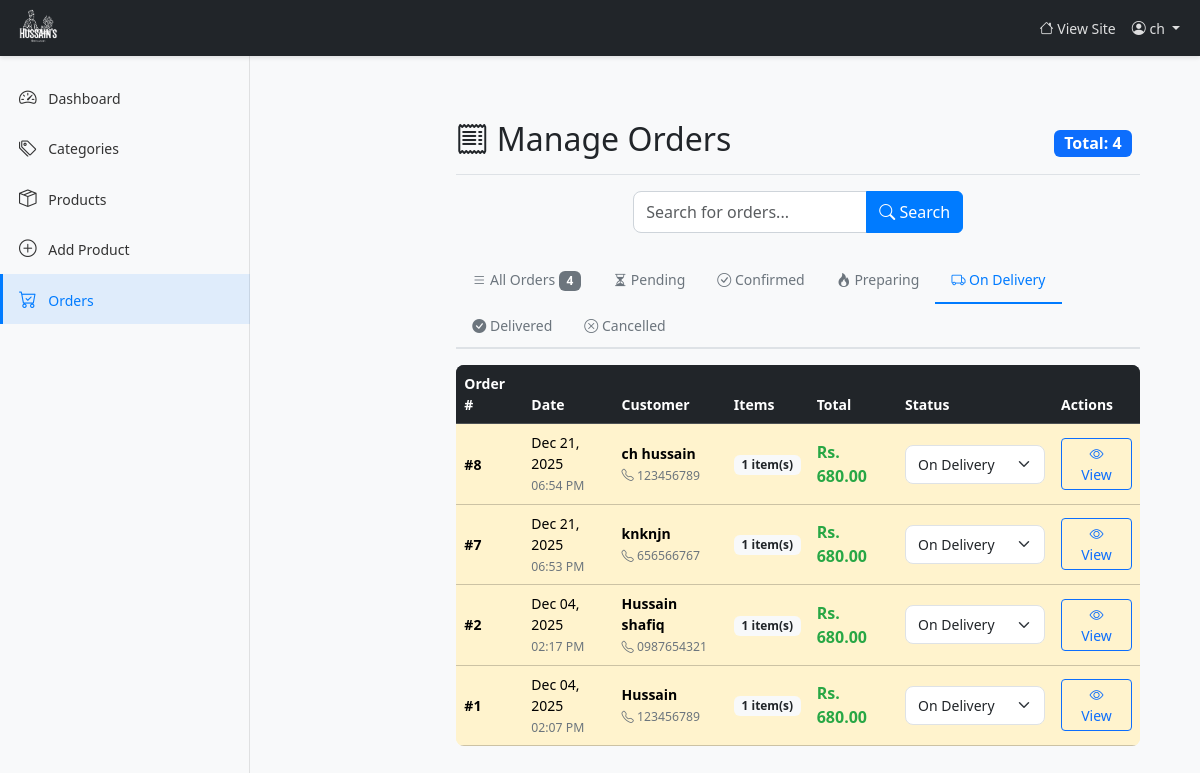
Page /dashboard/orders/?status=on_delivery (signed in) on the earlier database version.
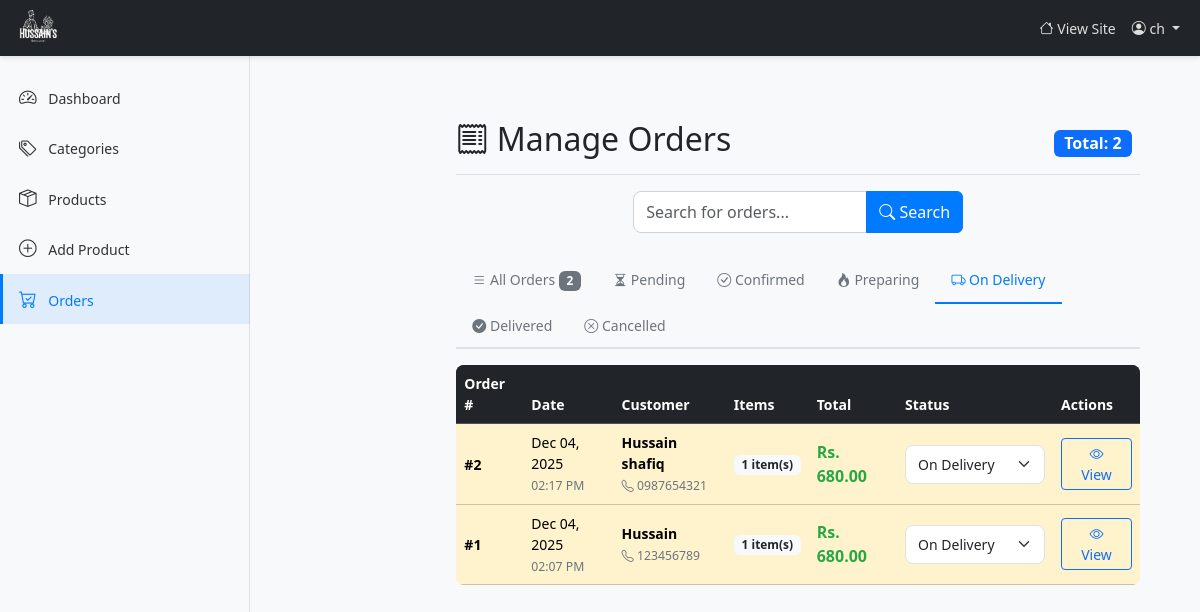
Same page on the later database version.
### products/models.py (models this page shows, shortened)
class BaseModel(models.Model):
    created_at = models.DateTimeField(auto_now_add=True)
    updated_at = models.DateTimeField(auto_now=True)
    class Meta:
        abstract = True

class Order(BaseModel):
    STATUS_CHOICES = (
        ('pending', 'Pending'),
        ('confirmed', 'Confirmed'),
        ('preparing', 'Preparing'),
        ('on_delivery', 'On Delivery'),
        ('delivered', 'Delivered'),
        ('cancelled', 'Cancelled'),
    )
    PAYMENT_CHOICES = (
        ('cash_on_delivery', 'Cash on Delivery'),
    )
    customer = models.ForeignKey(CustomUser, on_delete=models.CASCADE, related_name='orders', null=True, blank=True)
    customer_name = models.CharField(max_length=200)
    customer_phone = models.CharField(max_length=15)
    customer_address = models.TextField()
    total_amount = models.DecimalField(max_digits=10, decimal_places=2)
    status = models.CharField(max_length=20, choices=STATUS_CHOICES, default='pending')
    payment_method = models.CharField(max_length=20, choices=PAYMENT_CHOICES, default='cash_on_delivery')
    delivery_time = models.DateTimeField(null=True, blank=True)
    notes = models.TextField(blank=True, null=True)
    class Meta:
        ordering = ['-created_at']

### products/views.py (the view)
# urls.py: path('dashboard/orders/', views.manage_orders, name='manage_orders'),
@login_required
def manage_orders(request):
    filter_status = request.GET.get('status', 'all')
    if filter_status == 'all':
        orders = Order.objects.all().order_by('-created_at')
    else:
        orders = Order.objects.filter(status=filter_status).order_by('-created_at')
    search_query = request.GET.get('search')
    if search_query:
        orders = orders.filter(id__icontains=search_query)
    return render(request, 'restaurant/manage_orders.html', {
        'orders': orders,
        'filter_status': filter_status,'search_query': search_query,
    })

### products/models.py (called while the page is built)
    @property
    def subtotal(self):
        return self.quantity * self.price

### products/templates/restaurant/manage_orders.html (shortened to what the changed rows need)
{% extends "dashbase.html" %}
{% block content %}
<div class="container-fluid mt-4">
    <main class="col-md-10 ms-sm-auto px-md-4">
        <div class="d-flex justify-content-between flex-wrap flex-md-nowrap align-items-center pt-3 pb-2 mb-3 border-bottom">
            <h1 class="h2"><i class="bi bi-receipt"></i> Manage Orders</h1>
            <div class="btn-toolbar mb-2 mb-md-0">
                <div class="btn-group me-2">
                    <span class="badge bg-primary fs-6">Total: {{ orders.count }}</span>
                </div>
            </div>
        </div>
        <ul class="nav nav-tabs mb-3">
            <li class="nav-item">
                <a class="nav-link {% if not filter_status or filter_status == 'all' %}active{% endif %}" href="?status=all">
                    <i class="bi bi-list"></i> All Orders
                    <span class="badge bg-secondary">{{ orders.count }}</span>
                </a>
            </li>
        </ul>
        {% if orders %}
        <div class="table-responsive">
            <table class="table table-hover align-middle">
                <thead class="table-dark">
                    <tr>
                        <th>Order #</th>
                        <th>Date</th>
                        <th>Customer</th>
                        <th>Items</th>
                        <th>Total</th>
                        <th>Status</th>
                        <th>Actions</th>
                    </tr>
                </thead>
                <tbody>
                    {% for order in orders %}
                    <tr class="{% if order.status == 'on_delivery' %}table-warning{% elif order.status == 'delivered' %}table-success{% elif order.status == 'cancelled' %}table-danger{% endif %}">
                        <td><strong>#{{ order.id }}</strong></td>
                        <td>
                            {{ order.created_at|date:"M d, Y" }}<br>
                            <small class="text-muted">{{ order.created_at|date:"h:i A" }}</small>
                        </td>
                        <td>
                            <strong>{{ order.customer_name }}</strong><br>
                            <small class="text-muted"><i class="bi bi-telephone"></i> {{ order.customer_phone }}</small>
                        </td>
                        <td>
                            <span class="badge bg-light text-dark">{{ order.items.count }} item(s)</span>
                        </td>
                        <td><strong class="text-success fs-6">Rs. {{ order.total_amount }}</strong></td>
                        <td>
                            <form method="POST" action="{% url 'update_order_status' order.id %}" class="d-inline">
                                <select name="status" class="form-select form-select-sm" onchange="this.form.submit()"
                                    style="min-width: 140px;">
                                    <option value="on_delivery" {% if order.status == 'on_delivery' %}selected{% endif %}>On Delivery</option>
                                </select>
                            </form>
                        </td>
                        <td>
                            <button type="button" class="btn btn-sm btn-outline-primary" data-bs-toggle="modal" data-bs-target="#orderDetailModal{{ order.id }}">
                                <i class="bi bi-eye"></i> View
                            </button>
                        </td>
                    </tr>
                    {% endfor %}
                </tbody>
            </table>
        </div>
        {% endif %}
    </main>
</div>
{% endblock %}

Differences in the rows shown:
no longer on this page (row edited): Order: id "8", created_at "Dec 21, 2025", created_at "06:54 PM", customer_name "ch hussain", customer_phone "123456789", items.count "1", total_amount "680.00", status "On Delivery"
no longer on this page (row edited): Order: id "7", created_at "Dec 21, 2025", created_at "06:53 PM", customer_name "knknjn", customer_phone "656566767", items.count "1", total_amount "680.00", status "On Delivery"
Other differences:
{{ orders.count }}: "4" → "2"
